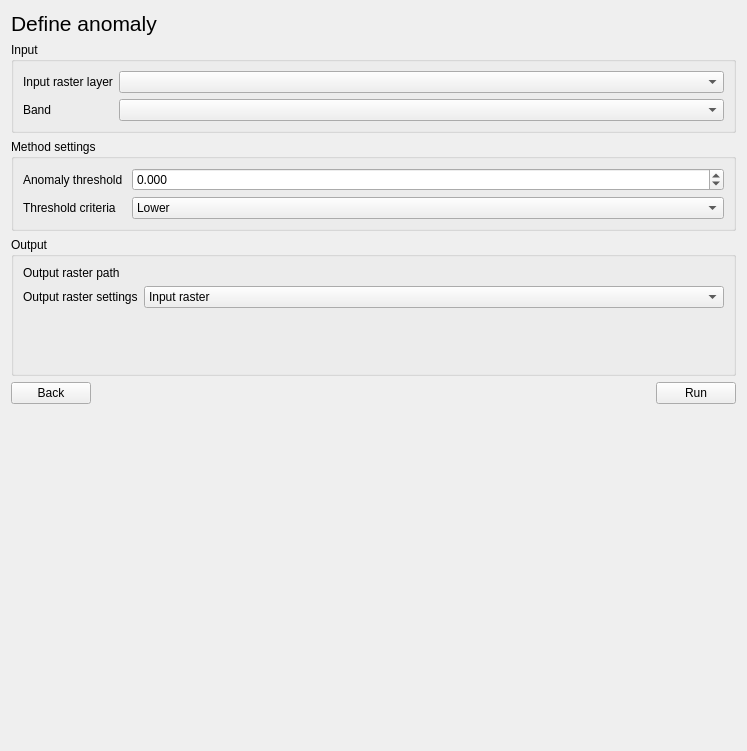
<?xml version="1.0" encoding="UTF-8"?>
<ui version="4.0">
 <class>Form</class>
 <widget class="QWidget" name="Form">
  <property name="geometry">
   <rect>
    <x>0</x>
    <y>0</y>
    <width>747</width>
    <height>751</height>
   </rect>
  </property>
  <property name="windowTitle">
   <string>Form</string>
  </property>
  <layout class="QVBoxLayout" name="verticalLayout_4">
   <item>
    <widget class="QLabel" name="heading_label">
     <property name="font">
      <font>
       <pointsize>16</pointsize>
      </font>
     </property>
     <property name="text">
      <string>Define anomaly</string>
     </property>
    </widget>
   </item>
   <item>
    <widget class="QGroupBox" name="input_box">
     <property name="title">
      <string>Input</string>
     </property>
     <layout class="QFormLayout" name="formLayout">
      <item row="0" column="0">
       <widget class="QLabel" name="raster_layer_label">
        <property name="text">
         <string>Input raster layer</string>
        </property>
       </widget>
      </item>
      <item row="0" column="1">
       <widget class="QgsMapLayerComboBox" name="raster_layer"/>
      </item>
      <item row="1" column="0">
       <widget class="QLabel" name="band_label">
        <property name="text">
         <string>Band</string>
        </property>
       </widget>
      </item>
      <item row="1" column="1">
       <widget class="QgsRasterBandComboBox" name="band"/>
      </item>
     </layout>
    </widget>
   </item>
   <item>
    <widget class="QGroupBox" name="method_box">
     <property name="title">
      <string>Method settings</string>
     </property>
     <layout class="QFormLayout" name="formLayout_2">
      <item row="0" column="0">
       <widget class="QLabel" name="anomaly_threshold_label">
        <property name="text">
         <string>Anomaly threshold </string>
        </property>
       </widget>
      </item>
      <item row="0" column="1">
       <widget class="QgsDoubleSpinBox" name="anomaly_threshold">
        <property name="decimals">
         <number>3</number>
        </property>
        <property name="minimum">
         <double>-99999.000000000000000</double>
        </property>
        <property name="maximum">
         <double>99999.000000000000000</double>
        </property>
       </widget>
      </item>
      <item row="1" column="0">
       <widget class="QLabel" name="threshold_criteria_label">
        <property name="text">
         <string>Threshold criteria</string>
        </property>
       </widget>
      </item>
      <item row="1" column="1">
       <widget class="QComboBox" name="threshold_criteria">
        <item>
         <property name="text">
          <string>Lower</string>
         </property>
        </item>
        <item>
         <property name="text">
          <string>Higher</string>
         </property>
        </item>
        <item>
         <property name="text">
          <string>In-between</string>
         </property>
        </item>
        <item>
         <property name="text">
          <string>Outside</string>
         </property>
        </item>
       </widget>
      </item>
     </layout>
    </widget>
   </item>
   <item>
    <widget class="QGroupBox" name="output_box">
     <property name="title">
      <string>Output</string>
     </property>
     <layout class="QVBoxLayout" name="verticalLayout_3">
      <item>
       <layout class="QFormLayout" name="output_raster_settings_layout">
        <item row="1" column="0">
         <widget class="QLabel" name="output_raster_settings_label">
          <property name="text">
           <string>Output raster settings</string>
          </property>
         </widget>
        </item>
        <item row="1" column="1">
         <widget class="QComboBox" name="output_raster_settings">
          <item>
           <property name="text">
            <string>Input raster</string>
           </property>
          </item>
          <item>
           <property name="text">
            <string>From base raster</string>
           </property>
          </item>
          <item>
           <property name="text">
            <string>Define manually</string>
           </property>
          </item>
         </widget>
        </item>
        <item row="0" column="0">
         <widget class="QLabel" name="output_raster_path_label">
          <property name="text">
           <string>Output raster path</string>
          </property>
         </widget>
        </item>
        <item row="0" column="1">
         <widget class="QgsFileWidget" name="output_raster_path">
          <property name="storageMode">
           <enum>QgsFileWidget::SaveFile</enum>
          </property>
         </widget>
        </item>
       </layout>
      </item>
      <item>
       <widget class="QStackedWidget" name="output_raster_settings_pages">
        <property name="maximumSize">
         <size>
          <width>16777215</width>
          <height>50</height>
         </size>
        </property>
        <property name="currentIndex">
         <number>0</number>
        </property>
        <widget class="QWidget" name="input_raster_page"/>
        <widget class="QWidget" name="base_raster_page">
         <layout class="QFormLayout" name="formLayout_4">
          <item row="0" column="0">
           <widget class="QLabel" name="base_raster_label">
            <property name="text">
             <string>Base raster</string>
            </property>
           </widget>
          </item>
          <item row="0" column="1">
           <widget class="QgsMapLayerComboBox" name="base_raster"/>
          </item>
         </layout>
        </widget>
        <widget class="QWidget" name="define_manually_page">
         <layout class="QVBoxLayout" name="verticalLayout_2">
          <item>
           <layout class="QFormLayout" name="define_manually_layout">
            <item row="0" column="0">
             <widget class="QLabel" name="pixel_size_label">
              <property name="sizePolicy">
               <sizepolicy hsizetype="Fixed" vsizetype="Preferred">
                <horstretch>0</horstretch>
                <verstretch>0</verstretch>
               </sizepolicy>
              </property>
              <property name="minimumSize">
               <size>
                <width>62</width>
                <height>0</height>
               </size>
              </property>
              <property name="text">
               <string>Pixel size</string>
              </property>
             </widget>
            </item>
            <item row="0" column="1">
             <widget class="QgsDoubleSpinBox" name="pixel_size">
              <property name="value">
               <double>10.000000000000000</double>
              </property>
             </widget>
            </item>
            <item row="1" column="0">
             <widget class="QLabel" name="nodata_label">
              <property name="text">
               <string>Nodata</string>
              </property>
             </widget>
            </item>
            <item row="1" column="1">
             <widget class="QgsDoubleSpinBox" name="nodata">
              <property name="decimals">
               <number>0</number>
              </property>
              <property name="minimum">
               <double>-999999999.000000000000000</double>
              </property>
              <property name="value">
               <double>-9999.000000000000000</double>
              </property>
             </widget>
            </item>
            <item row="2" column="0">
             <widget class="QLabel" name="extent_label">
              <property name="sizePolicy">
               <sizepolicy hsizetype="Fixed" vsizetype="Preferred">
                <horstretch>0</horstretch>
                <verstretch>0</verstretch>
               </sizepolicy>
              </property>
              <property name="minimumSize">
               <size>
                <width>62</width>
                <height>0</height>
               </size>
              </property>
              <property name="text">
               <string>Extent</string>
              </property>
              <property name="alignment">
               <set>Qt::AlignLeading|Qt::AlignLeft|Qt::AlignTop</set>
              </property>
             </widget>
            </item>
            <item row="2" column="1">
             <widget class="QgsExtentGroupBox" name="extent"/>
            </item>
           </layout>
          </item>
         </layout>
        </widget>
       </widget>
      </item>
     </layout>
    </widget>
   </item>
   <item>
    <layout class="QHBoxLayout" name="btn_layout">
     <item>
      <widget class="QPushButton" name="back_btn">
       <property name="text">
        <string>Back</string>
       </property>
      </widget>
     </item>
     <item>
      <spacer name="run_btn_spacer">
       <property name="orientation">
        <enum>Qt::Horizontal</enum>
       </property>
       <property name="sizeHint" stdset="0">
        <size>
         <width>78</width>
         <height>20</height>
        </size>
       </property>
      </spacer>
     </item>
     <item>
      <widget class="QPushButton" name="run_btn">
       <property name="text">
        <string>Run</string>
       </property>
      </widget>
     </item>
    </layout>
   </item>
   <item>
    <spacer name="form_spacer">
     <property name="orientation">
      <enum>Qt::Vertical</enum>
     </property>
     <property name="sizeHint" stdset="0">
      <size>
       <width>20</width>
       <height>1000</height>
      </size>
     </property>
    </spacer>
   </item>
  </layout>
 </widget>
 <customwidgets>
  <customwidget>
   <class>QgsCollapsibleGroupBox</class>
   <extends>QGroupBox</extends>
   <header>qgscollapsiblegroupbox.h</header>
   <container>1</container>
  </customwidget>
  <customwidget>
   <class>QgsDoubleSpinBox</class>
   <extends>QDoubleSpinBox</extends>
   <header>qgsdoublespinbox.h</header>
  </customwidget>
  <customwidget>
   <class>QgsExtentGroupBox</class>
   <extends>QgsCollapsibleGroupBox</extends>
   <header>qgsextentgroupbox.h</header>
   <container>1</container>
  </customwidget>
  <customwidget>
   <class>QgsFileWidget</class>
   <extends>QWidget</extends>
   <header>qgsfilewidget.h</header>
  </customwidget>
  <customwidget>
   <class>QgsMapLayerComboBox</class>
   <extends>QComboBox</extends>
   <header>qgsmaplayercombobox.h</header>
  </customwidget>
  <customwidget>
   <class>QgsRasterBandComboBox</class>
   <extends>QComboBox</extends>
   <header>qgsrasterbandcombobox.h</header>
  </customwidget>
 </customwidgets>
 <resources/>
 <connections/>
</ui>
